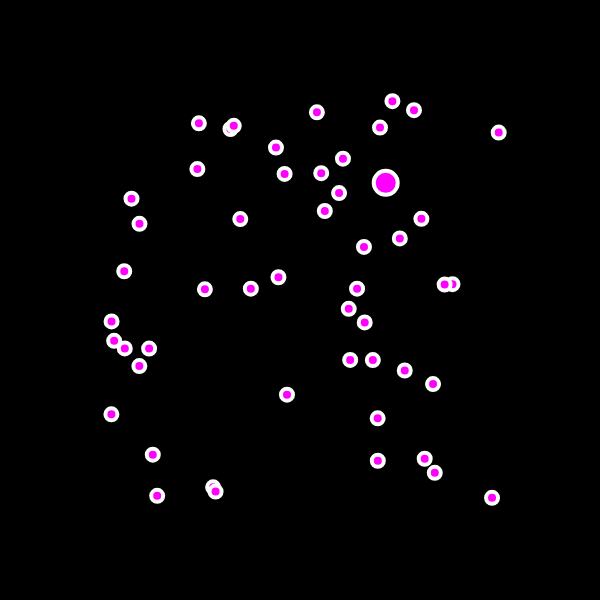
Frame 1 (no input)
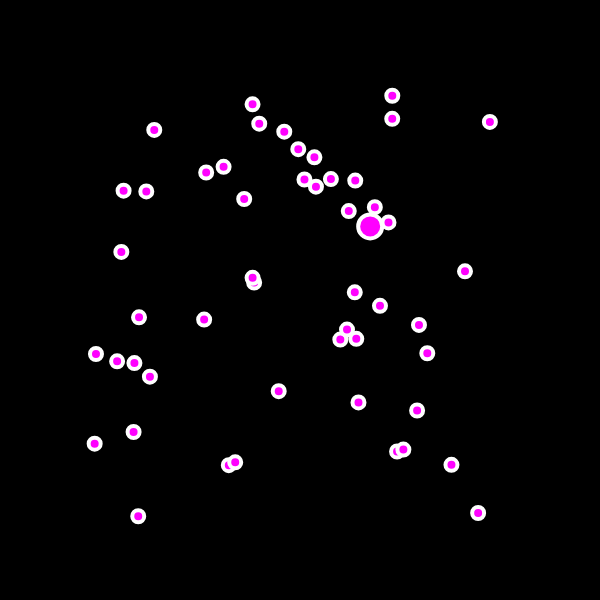
Frame 60 (no input)
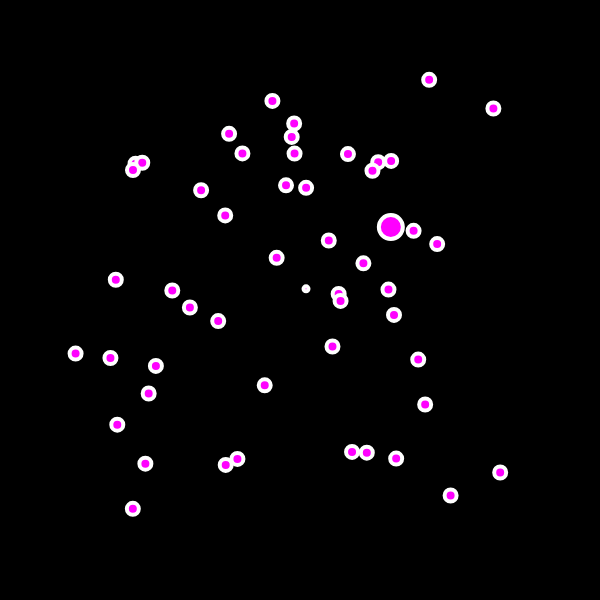
Frame 120 (the mouse pressed at the canvas centre since frame 60)

The p5.js sketch that drew these frames (run headless with seeded random() and noise() and a simulated clock; from frame 60 on, the mouse is pressed at the canvas centre):

// p5.js sketch
// ── sketch.js
let bubble;

let bubbles = [];

function setup() {
  createCanvas(600, 600);
  bubble = new Ball(48);

  for (let i = 0; i < 50; i++) {
    bubbles[i] = new Ball(24);
  }
}


function draw() {
  background(0);
  bubble.display();
  bubble.bounce();
  bubble.move();


  //for and for..of loops below do the same thing

  // for (let i = 0; i < bubbles.length; i++) {
  //   bubbles[i].display();
  //   bubbles[i].move();
  //   bubbles[i].bounce();
  // }

  for (newBubble of bubbles) {
    newBubble.display();
    newBubble.move();
    newBubble.bounce();
  }

}

function mousePressed() {
  let b = new Ball(10);
  bubbles.push(b);

}









/**
05 may 2019

first day

fast rust removal continued

which subjets recovered:

19) arrays with loops
20) for..of loop


**/

// ── ball.js
class Ball  {

  constructor(diameter) {
    this.x = mouseX || random(100,500),
    this.y = mouseY || random(100,500),
    this.xspeed = 4;
    this.yspeed = -3;
    this.r = diameter /2 ;
  }

  move() {
    this.x += random(-5,5);
    this.y += random(-5,5);
  }

  bounce() {
    if (this.x > width || this.x < 0) {
      this.xspeed = -this.xspeed;
    }
    if (this.y > height || this.y < 0) {
      this.yspeed = -this.yspeed;
    }
  }

  display() {
    stroke(255);
    strokeWeight(4);
    // noFill();
    fill(255, 0, 255);
    ellipse(this.x, this.y, this.r);
  }
}
